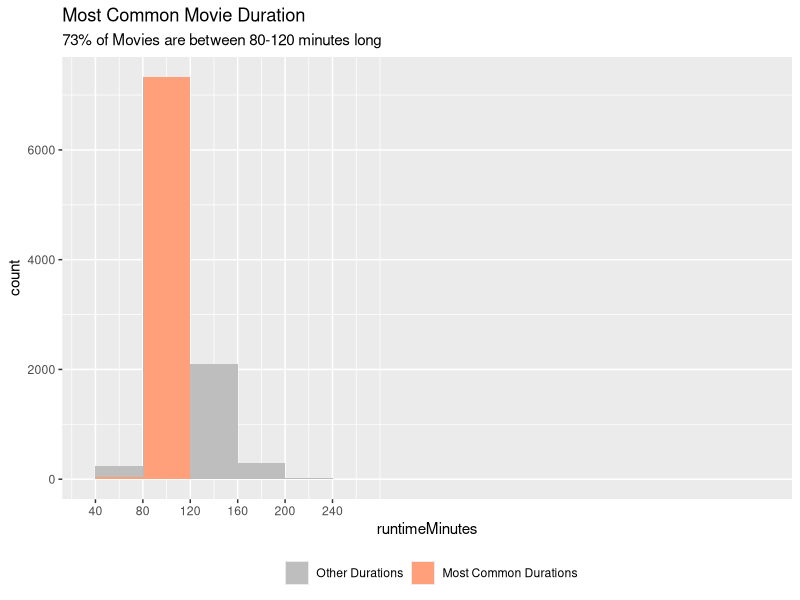
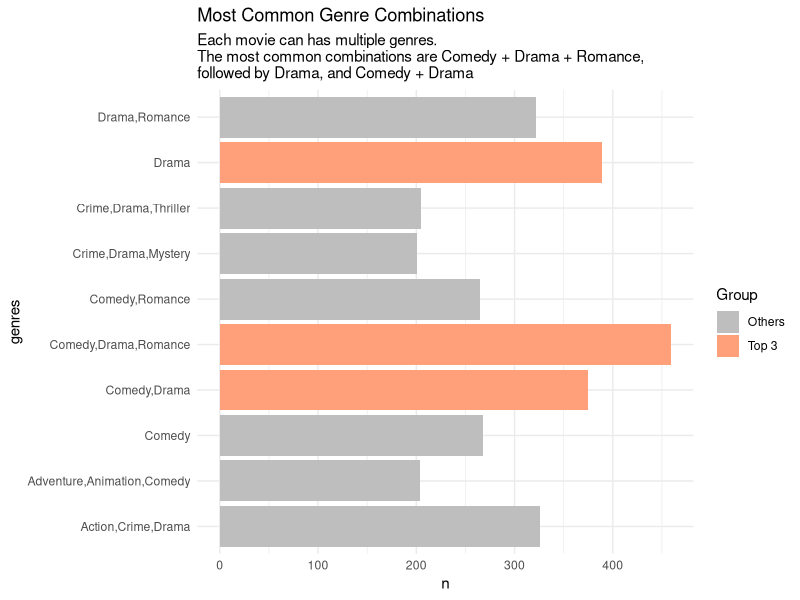
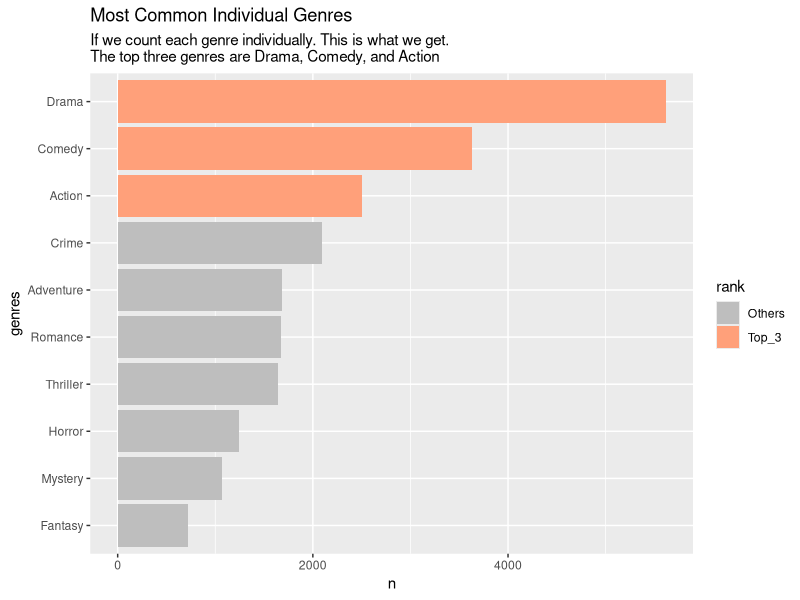

These charts were generated, in order, by the following R code:
## ---- chunk 1
#| output: false

library(tidyverse)
df <- read_csv('top_10_000_movies.csv', na = '\\N')
df_unnested_genre <- df |> 
  mutate(genres = str_split(genres, ',')) |> 
  unnest_longer(genres) |> 
  mutate(genres = fct_rev(fct_infreq(genres)))
## ---- chunk 2
df |> 
  ggplot(aes(runtimeMinutes)) +
  geom_histogram(aes(fill = runtimeMinutes >= 80 & runtimeMinutes <= 120), 
                 binwidth = 40, boundary = 0, na.rm = TRUE) +
  scale_x_continuous(breaks = seq(0, 240, 40)) +
  scale_fill_manual(values = c("FALSE" = "grey", "TRUE" = "#FFA07A"),
                    labels = c("FALSE" = "Other Durations", "TRUE" = "Most Common Durations")) +
  labs(fill = "",
       title =  "Most Common Movie Duration",
       subtitle = '73% of Movies are between 80-120 minutes long') +
  theme(legend.position = "bottom")
## ---- chunk 3
df |> 
  count(genres) |> 
  arrange(desc(n)) |>
  mutate(is_top3 = ifelse(row_number() <= 3, "Top 3", "Others")) |>  # Flag top 5
  slice_head(n = 10) |> 
  ggplot(aes(n, genres, fill = is_top3)) +  # Use fill aesthetic to differentiate
  geom_col() +
  scale_fill_manual(values = c("Top 3" = "#FFA07A", "Others" = "grey")) +  # Highlight top 5
  theme_minimal() +
  labs(fill = "Group",
       title = 'Most Common Genre Combinations',
       subtitle = 'Each movie can has multiple genres.\nThe most common combinations are Comedy + Drama + Romance,\nfollowed by Drama, and Comedy + Drama')  # Add legend
## ---- chunk 4
df_unnested_genre |> 
  count(genres) |> 
  arrange(desc(n)) |> 
  slice_head(n = 10) |> 
  mutate(rank = if_else(row_number() <= 3, 'Top_3', 'Others')) |> 
  ggplot(aes(genres, n, fill = rank)) +
  geom_col() +
  scale_fill_manual(values = c('Top_3' = '#FFA07A', 'Others' = 'grey')) +
  coord_flip() +
  labs(title = 'Most Common Individual Genres',
       subtitle = 'If we count each genre individually. This is what we get.\nThe top three genres are Drama, Comedy, and Action')
